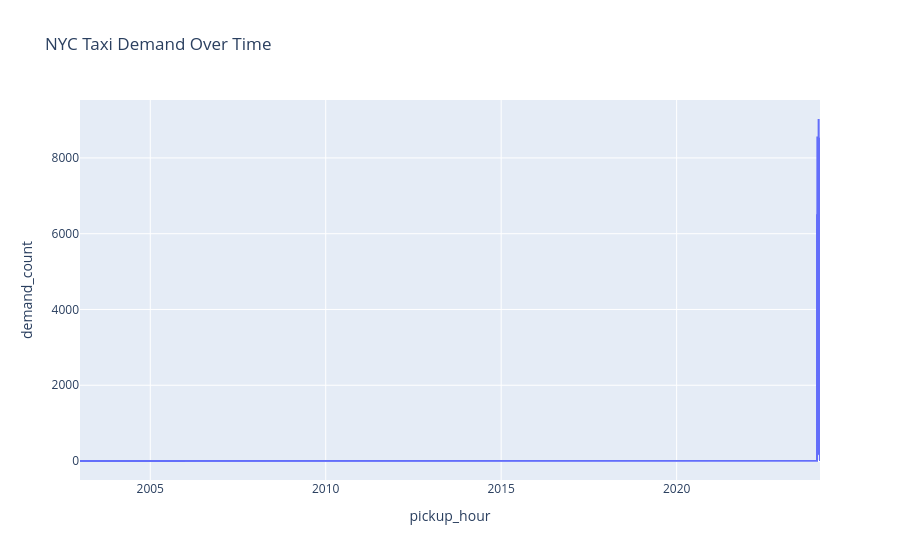

Write notebook code for a chart like this one.
### Markdown cell above
# 5.Exploratory Data Analysis (EDA)

### Code cell
#Demand over time
hourly_demand = zone_hour_df.groupby("pickup_hour")["demand_count"].sum().reset_index()

px.line(
    hourly_demand,
    x="pickup_hour",
    y="demand_count",
    title="NYC Taxi Demand Over Time"
)

### Figure 1 — Plotly figure (JSON) as saved in the notebook; plotly's stock layout.template omitted (floating-point values rounded to 4 significant figures; data arrays with more than 128 entries replaced by an {"elided": "..."} marker saying what was removed)
{"data": [{"hovertemplate": "pickup_hour=%{x}<br>demand_count=%{y}<extra></extra>", "legendgroup": "", "line": {"color": "#636efa", "dash": "solid"}, "marker": {"symbol": "circle"}, "mode": "lines", "name": "", "orientation": "v", "showlegend": false, "type": "scatter", "x": {"elided": "749 str values"}, "xaxis": "x", "y": {"elided": "749 int values"}, "yaxis": "y"}], "layout": {"legend": {"tracegroupgap": 0}, "title": {"text": "NYC Taxi Demand Over Time"}, "xaxis": {"anchor": "y", "domain": [0, 1], "title": {"text": "pickup_hour"}}, "yaxis": {"anchor": "x", "domain": [0, 1], "title": {"text": "demand_count"}}}}
